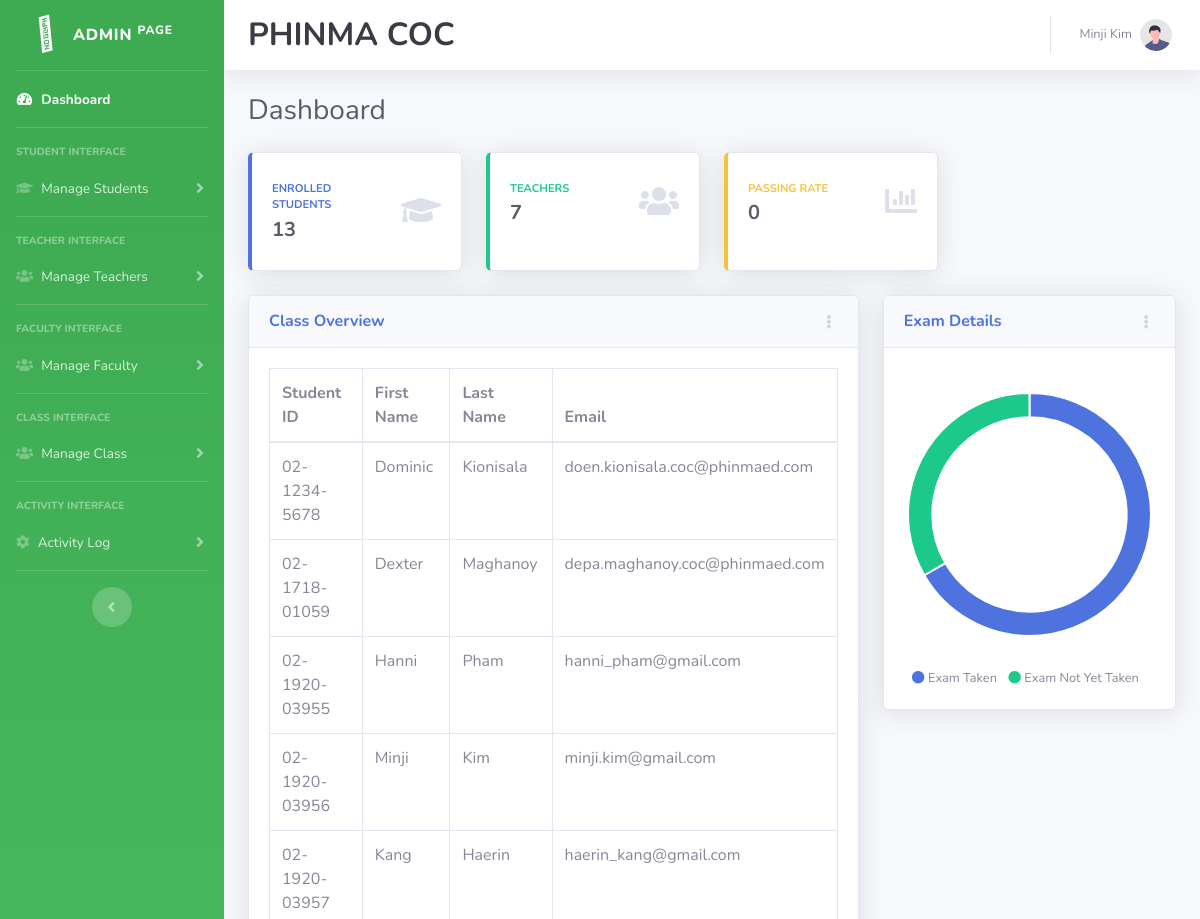
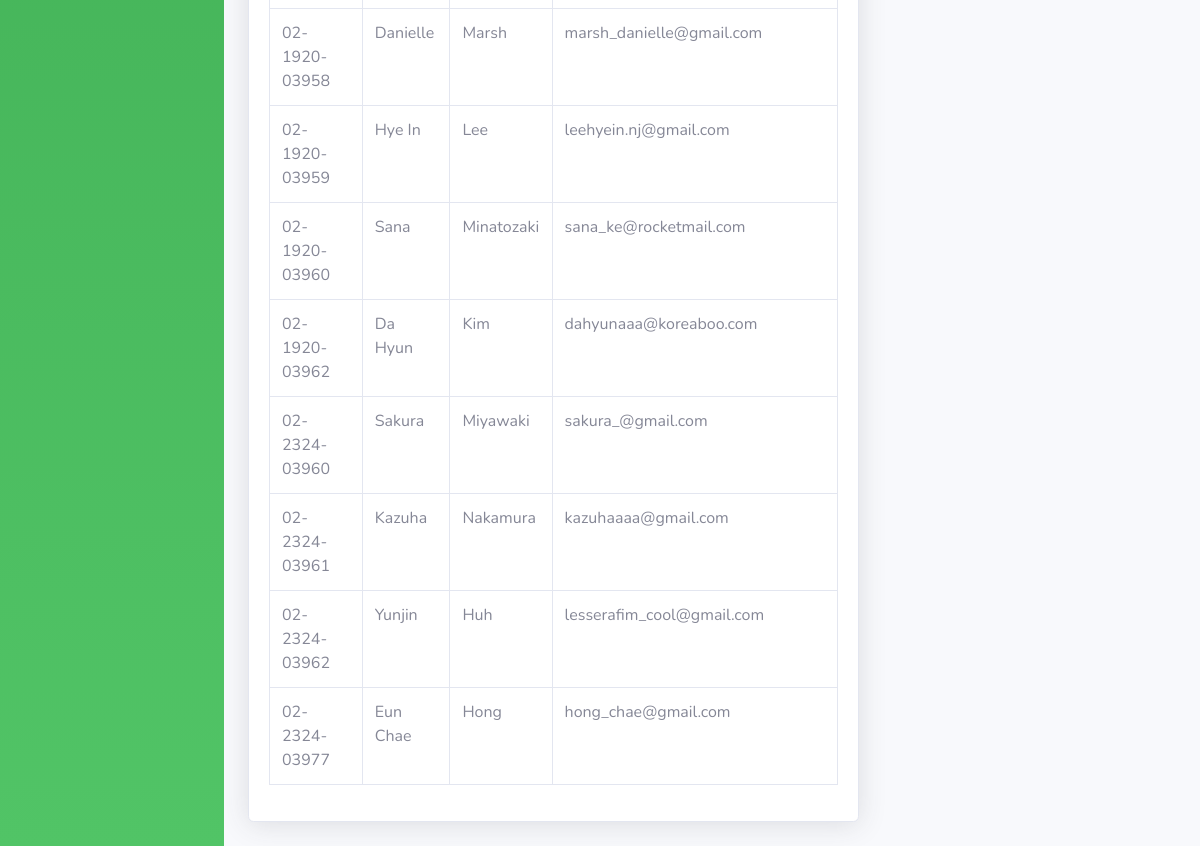
Before: /admin/index.php (signed in) with the older database file (2 pictures, top to bottom).
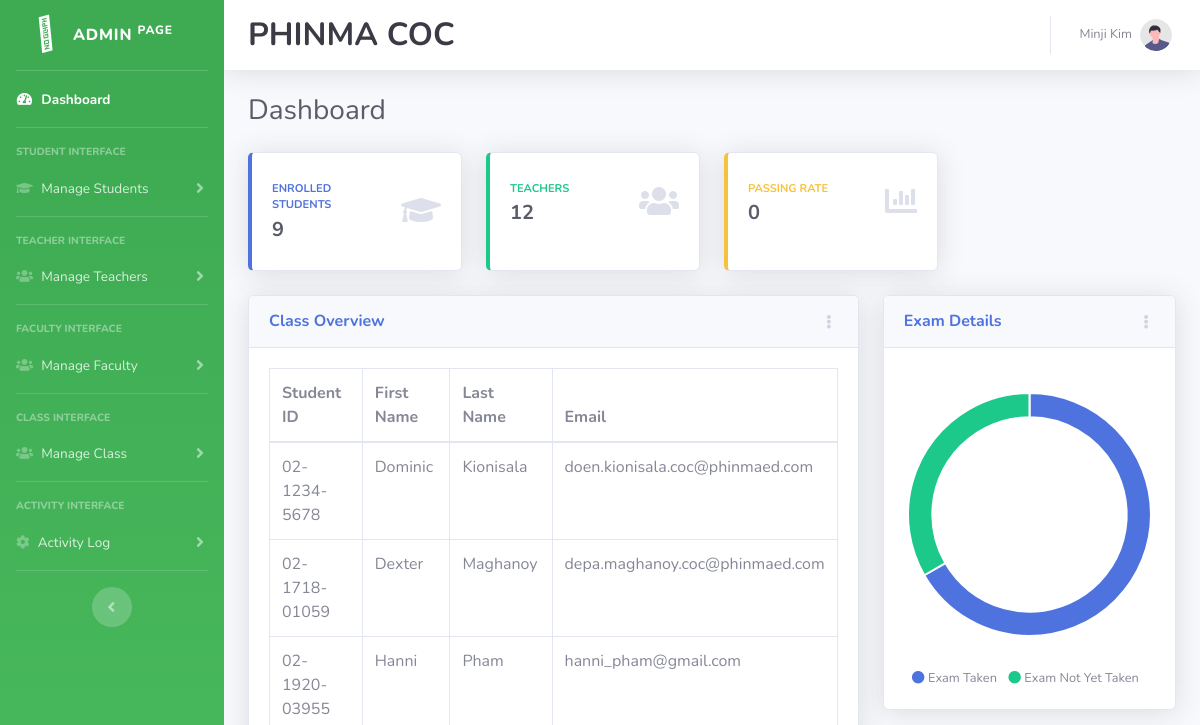
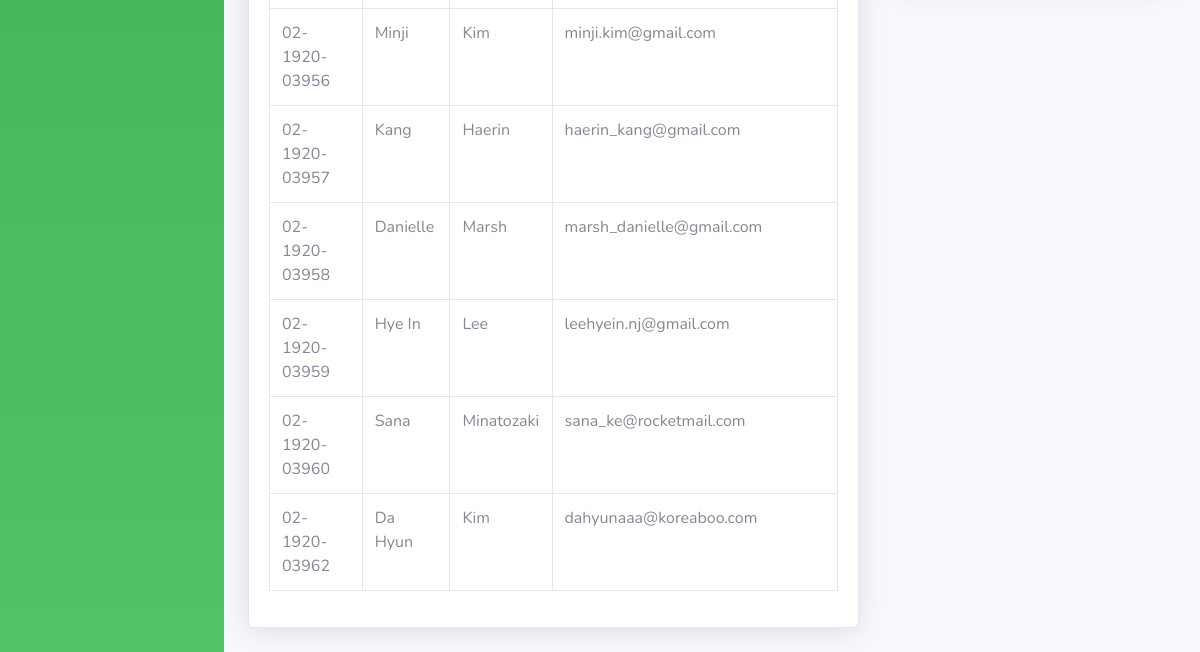
After: the same page with the newer database file (2 pictures, top to bottom).
### tables this page shows
CREATE TABLE `tbl_students` (
  `id` varchar(50) NOT NULL,
  `firstname` varchar(50) NOT NULL,
  `lastname` varchar(50) NOT NULL,
  `gender` varchar(20) NOT NULL,
  `email` varchar(128) NOT NULL,
  `password` varchar(128) NOT NULL,
  `image` varchar(100) NOT NULL,
  `isActive` varchar(50) NOT NULL
);

### admin/index.php (the view, shortened to what the changed rows need)
<?php
require('../includes/connection.php');
$query = "SELECT * FROM tbl_students";
$stmt = $conn->prepare($query);
$stmt->execute();
$students = $stmt->fetchAll(PDO::FETCH_ASSOC);
$stmtStudentCount = $conn->prepare("SELECT COUNT(*) as student_count FROM tbl_students");
$stmtStudentCount->execute();
$studentCount = $stmtStudentCount->fetch(PDO::FETCH_ASSOC)['student_count'];
$stmtTeacherCount = $conn->prepare("SELECT COUNT(*) as teacher_count FROM tbl_teachers");
$stmtTeacherCount->execute();
$teacherCount = $stmtTeacherCount->fetch(PDO::FETCH_ASSOC)['teacher_count'];
?>
<!DOCTYPE html>
<html lang="en">
<head>
    <link href="vendor/fontawesome-free/css/all.min.css" rel="stylesheet" type="text/css">
    <link href="css/sb-admin-2.min.css" rel="stylesheet">
    <link rel="stylesheet" type="text/css" href="https://cdn.datatables.net/1.13.7/css/jquery.dataTables.min.css">
</head>
<body id="page-top">
    <div id="wrapper">
        <div id="content-wrapper" class="d-flex flex-column">
            <div id="content">
                <?php
                include('includes/topbar.php');
                ?>
                <div class="container-fluid">
                    <div class="d-sm-flex align-items-center justify-content-between mb-4">
                        <h1 class="h3 mb-0 text-gray-800">Dashboard</h1>
                    </div>
                    <div class="row">
                        <div class="col-xl-3 col-md-6 mb-4">
                            <div class="card border-left-primary shadow h-100 py-2">
                                <div class="card-body">
                                    <div class="row no-gutters align-items-center">
                                        <div class="col mr-2">
                                            <div class="text-xs font-weight-bold text-primary text-uppercase mb-1">
                                                Enrolled Students</div>
                                            <div class="h5 mb-0 font-weight-bold text-gray-800"><?php echo $studentCount; ?></div>
                                        </div>
                                    </div>
                                </div>
                            </div>
                        </div>
                        <div class="col-xl-3 col-md-6 mb-4">
                            <div class="card border-left-success shadow h-100 py-2">
                                <div class="card-body">
                                    <div class="row no-gutters align-items-center">
                                        <div class="col mr-2">
                                            <div class="text-xs font-weight-bold text-success text-uppercase mb-1">
                                                Teachers</div>
                                            <div class="h5 mb-0 font-weight-bold text-gray-800"><?php echo $teacherCount; ?></div>
                                        </div>
                                    </div>
                                </div>
                            </div>
                        </div>
                    </div>
                    <div class="row">
                        <div class="col-xl-8 col-lg-7">
                            <div class="card shadow mb-4">
                                <div class="card-body">
                                    <div class="table-responsive">
                                        <table class="table table-bordered" id="studentTable">
                                            <thead>
                                                <tr>
                                                    <th>Student ID</th>
                                                    <th>First Name</th>
                                                    <th>Last Name</th>
                                                    <th>Email</th>
                                                </tr>
                                            </thead>
                                            <tbody>
                                                <?php foreach ($students as $student) : ?>
                                                    <tr>
                                                        <td><?php echo $student['id']; ?></td>
                                                        <td><?php echo $student['firstname']; ?></td>
                                                        <td><?php echo $student['lastname']; ?></td>
                                                        <td><?php echo $student['email']; ?></td>
                                                    </tr>
                                                <?php endforeach; ?>
                                            </tbody>
                                        </table>
                                    </div>
                                </div>
                            </div>
                        </div>
                    </div>
                </div>
            </div>
        </div>
    </div>
</body>
</html>

Changed rows visible on the page:
removed tbl_students: id "02-2324-03960", firstname "Sakura", lastname "Miyawaki", email "sakura_@gmail.com"
removed tbl_students: id "02-2324-03961", firstname "Kazuha", lastname "Nakamura", email "kazuhaaaa@gmail.com"
removed tbl_students: id "02-2324-03962", firstname "Yunjin", lastname "Huh", email "lesserafim_cool@gmail.com"
removed tbl_students: id "02-2324-03977", firstname "Eun Chae", lastname "Hong", email "hong_chae@gmail.com"
Other visible differences:
$studentCount: "13" → "9"
$teacherCount: "7" → "12"
